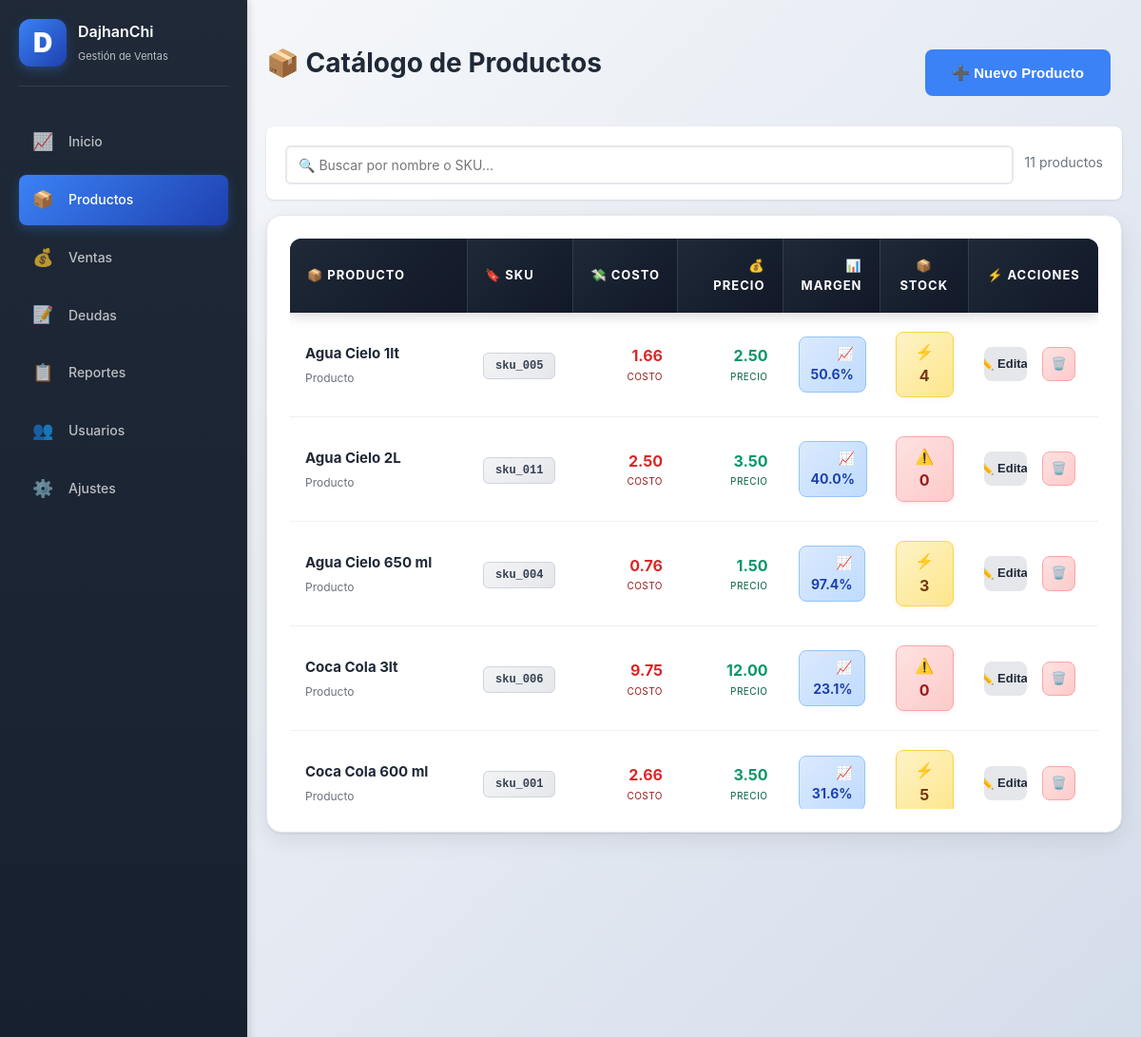
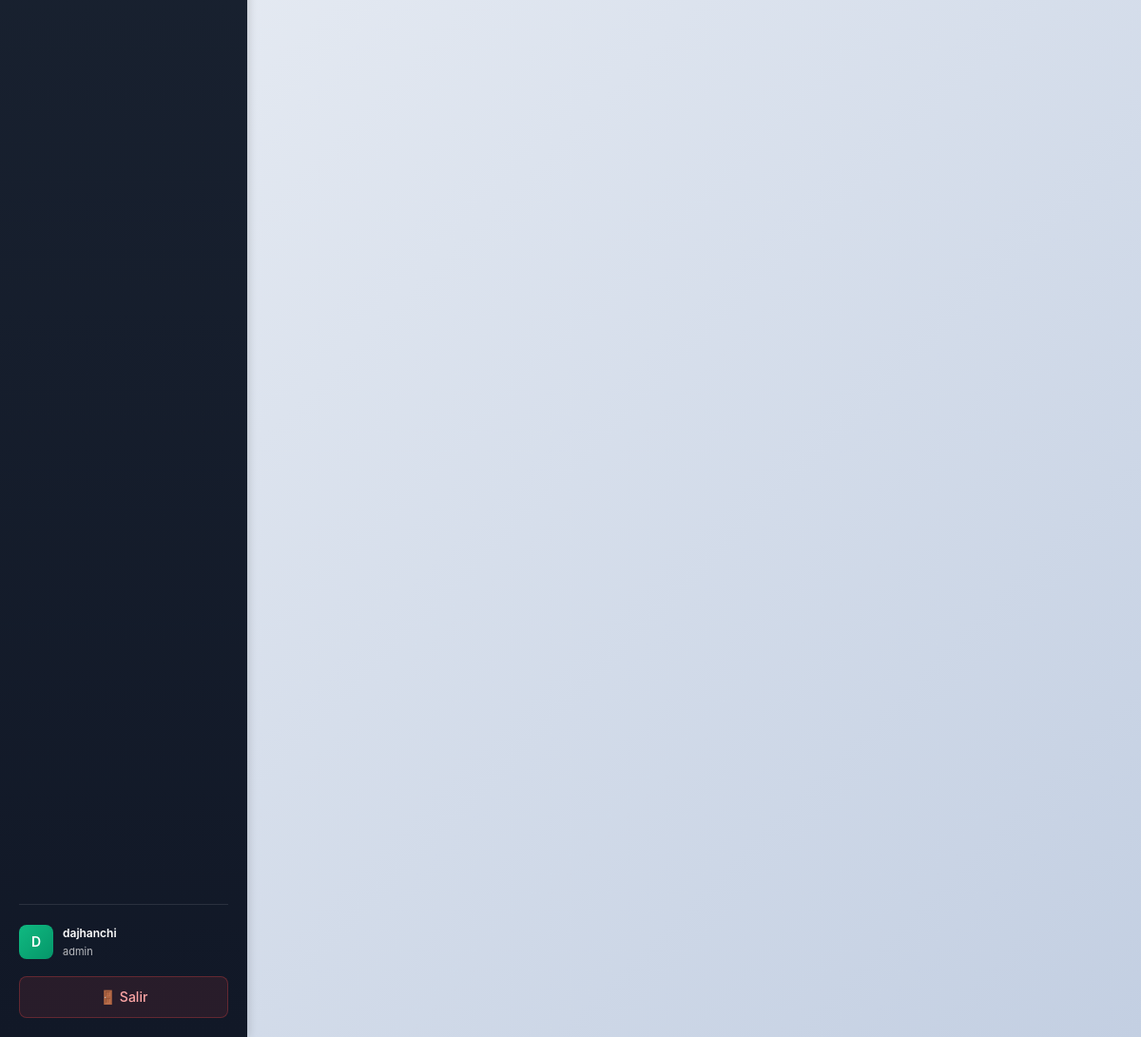
The page /products (signed in) on the database its author committed (2 pictures, top to bottom).
### app.py (models this page shows)
class Product(db.Model):
    id = db.Column(db.Integer, primary_key=True)
    user_id = db.Column(db.Integer, db.ForeignKey("user.id"), nullable=False, index=True)
    name = db.Column(db.String(160), nullable=False, index=True)
    sku = db.Column(db.String(64), nullable=True, index=True)
    package_cost_cents = db.Column(db.Integer, nullable=False, default=0)
    package_quantity = db.Column(db.Integer, nullable=False, default=1)
    cost_cents = db.Column(db.Integer, nullable=False, default=0)
    price_cents = db.Column(db.Integer, nullable=False, default=0)
    stock = db.Column(db.Integer, nullable=False, default=0, index=True)
    minimum_stock = db.Column(db.Integer, nullable=False, default=5)
    user = db.relationship("User", backref=db.backref("products", lazy=True))

### app.py (the view)
@app.route("/products")
@login_required
@require_permission("products")
def products():
    user_id = session.get("user_id")
    items = Product.query.filter_by(user_id=user_id).order_by(Product.name.asc()).limit(200).all()
    settings = get_user_settings(user_id)
    return render_template("products.html", products=items, settings=settings)

### app.py (called while the page is built, shortened)
@app.before_request
def init_db_once():
    global _db_initialized
    if _db_initialized:
        return

@app.template_filter("money")
def format_money(cents):
    if cents is None:
        return "0.00"
    return f"{cents / 100:.2f}"

def get_user_settings(user_id):
    settings = Settings.query.filter_by(user_id=user_id).first()
    if not settings:
        settings = Settings(user_id=user_id, stock_yellow_threshold=10)
        db.session.add(settings)
        db.session.commit()
    return settings

def login_required(view):
    @wraps(view)
    def wrapped(*args, **kwargs):
        if not session.get("user_id"):
            return redirect(url_for("login"))
        return view(*args, **kwargs)
    return wrapped

def require_permission(module):
    def decorator(view):
        @wraps(view)
        def wrapped(*args, **kwargs):
            user_id = session.get("user_id")
            role = session.get("role")
            if not user_id or not role:
                return redirect(url_for("login"))
            settings = get_user_settings(user_id)
            permissions = settings.get_role_permissions(role)
            if not permissions.get(module, False):
                flash("❌ No tienes permiso para acceder a esta sección", "error")
                home_page = get_home_page_for_user(user_id, role)
                return redirect(url_for(home_page))
            return view(*args, **kwargs)
        return wrapped
    return decorator

    def get_role_permissions(self, role):
        if role == "admin":
            perms = self.admin_permissions
        elif role == "gerente":
            perms = self.gerente_permissions
        else:  # vendedor
            perms = self.vendedor_permissions
        try:
            return json.loads(perms) if isinstance(perms, str) else perms
        except:
            return {"dashboard": False, "products": False, "sales": False, "debts": False, "reports": False, "users": False, "settings": False}

### templates/products.html (shortened to what this page needs)
{% extends "base.html" %}
{% block content %}
<div class="page-head">
    <div>
        <h1>📦 Catálogo de Productos</h1>
    </div>
    <button type="button" class="button" onclick="openProductModal()">➕ Nuevo Producto</button>
</div>
{% if products %}
<div style="background: white; padding: 16px 20px; border-radius: 8px; margin-bottom: 16px; box-shadow: 0 1px 3px rgba(0,0,0,0.1);">
    <div style="display: flex; gap: 12px; align-items: center;">
        <div style="flex: 1; position: relative;">
            <input type="text" id="searchInput" placeholder="🔍 Buscar por nombre o SKU..."
                   style="width: 100%; padding: 10px 12px; border: 2px solid #e5e7eb; border-radius: 6px; font-size: 14px; transition: border-color 0.2s; box-sizing: border-box;">
        </div>
        <div id="searchResults" style="color: #6b7280; font-size: 14px; white-space: nowrap;">
            <span id="totalProducts">{{ products|length }}</span> productos
        </div>
    </div>
</div>
{% endif %}
<div class="card animate-card-pop" style="border-radius: 16px; overflow: hidden; box-shadow: 0 1px 3px rgba(0, 0, 0, 0.1), 0 8px 24px rgba(0, 0, 0, 0.08); border: 1px solid #e5e7eb;">
    {% if products %}
    <div class="table-scroll-container">
    <table class="products-table">
        <thead>
            <tr>
                <th style="text-align: left; width: 22%;">📦 Producto</th>
                <th style="text-align: left; width: 13%;">🔖 SKU</th>
                <th style="text-align: right; width: 13%;">💸 Costo</th>
                <th style="text-align: right; width: 13%;">💰 Precio</th>
                <th style="text-align: right; width: 12%;">📊 Margen</th>
                <th style="text-align: center; width: 11%;">📦 Stock</th>
                <th style="text-align: center; width: 16%;">⚡ Acciones</th>
            </tr>
        </thead>
        <tbody>
        {% for product in products %}
            <tr data-product-name="{{ product.name }}" data-product-sku="{{ product.sku or '' }}">
                <td style="vertical-align: middle;">
                    <div style="font-weight: 700; color: #1f2937; font-size: 15px; margin-bottom: 4px;">{{ product.name }}</div>
                    <div style="font-size: 12px; color: #6b7280;">Producto</div>
                </td>
                <td style="vertical-align: middle;">
                    <code style="background: linear-gradient(135deg, #f3f4f6 0%, #e5e7eb 100%); padding: 6px 12px; border-radius: 6px; font-size: 12px; font-weight: 600; color: #374151; border: 1px solid #d1d5db;">{{ product.sku or "N/A" }}</code>
                </td>
                <td style="text-align: right; vertical-align: middle;">
                    <div style="font-weight: 700; color: #dc2626; font-size: 16px;">{{ product.cost_cents | money }}</div>
                    <div style="font-size: 10px; color: #991b1b; text-transform: uppercase; letter-spacing: 0.5px;">Costo</div>
                </td>
                <td style="text-align: right; vertical-align: middle;">
                    <div style="font-weight: 700; color: #059669; font-size: 16px;">{{ product.price_cents | money }}</div>
                    <div style="font-size: 10px; color: #065f46; text-transform: uppercase; letter-spacing: 0.5px;">Precio</div>
                </td>
                <td style="text-align: right; vertical-align: middle;">
                    {% if product.cost_cents > 0 %}
                    <div style="display: inline-flex; align-items: center; gap: 4px; background: linear-gradient(135deg, #dbeafe 0%, #bfdbfe 100%); color: #1e40af; padding: 6px 12px; border-radius: 8px; font-weight: 700; font-size: 14px; border: 1px solid #93c5fd;">
                        📈 {{ "%.1f" | format(((product.price_cents - product.cost_cents) / product.cost_cents * 100)) }}%
                    </div>
                    {% else %}
                    <span style="color: #9ca3af; font-size: 13px;">N/A</span>
                    {% endif %}
                </td>
                <td style="text-align: center; vertical-align: middle;">
                    {% if product.stock == 0 %}
                    <div style="display: inline-flex; align-items: center; gap: 6px; background: linear-gradient(135deg, #fee2e2 0%, #fecaca 100%); color: #991b1b; padding: 8px 14px; border-radius: 8px; font-weight: 700; font-size: 16px; border: 1px solid #fca5a5; box-shadow: 0 2px 4px rgba(239, 68, 68, 0.1);">
                        ⚠️ {{ product.stock }}
                    </div>
                    {% elif product.stock < settings.stock_yellow_threshold %}
                    <div style="display: inline-flex; align-items: center; gap: 6px; background: linear-gradient(135deg, #fef3c7 0%, #fde68a 100%); color: #78350f; padding: 8px 14px; border-radius: 8px; font-weight: 700; font-size: 16px; border: 1px solid #fcd34d; box-shadow: 0 2px 4px rgba(245, 158, 11, 0.1);">
                        ⚡ {{ product.stock }}
                    </div>
                    {% endif %}
                </td>
                <td style="text-align: center; vertical-align: middle;">
                    <div style="display: flex; gap: 8px; justify-content: center;">
                        <button type="button"
                                class="button secondary small edit-product-btn"
                                style="display: inline-flex; align-items: center; gap: 6px; padding: 8px 14px; border-radius: 8px; font-weight: 600; font-size: 13px;"
                                data-product-id="{{ product.id }}"
                                data-product-name="{{ product.name }}"
                                data-product-sku="{{ product.sku or '' }}"
                                data-package-cost="{{ (product.package_cost_cents / 100)|round(2) }}"
                                data-package-qty="{{ product.package_quantity }}"
                                data-cost="{{ (product.cost_cents / 100)|round(2) }}"
                                data-price="{{ (product.price_cents / 100)|round(2) }}"
                                data-stock="{{ product.stock }}">
                            ✏️ Editar
                        </button>
                        <button type="button"
                                class="button secondary small"
                                style="display: inline-flex; align-items: center; gap: 6px; padding: 8px 14px; border-radius: 8px; font-weight: 600; font-size: 13px; background: linear-gradient(135deg, #fee2e2 0%, #fecaca 100%); color: #991b1b; border: 1px solid #fca5a5;"
                                data-id="{{ product.id }}"
                                data-name="{{ product.name }}"
                                data-url="{{ url_for('product_delete', product_id=product.id) }}"
                                onclick="openDeleteConfirm(this.dataset.id, this.dataset.name, this.dataset.url)">
                            🗑️
                        </button>
                    </div>
                </td>
            </tr>
        {% endfor %}
        </tbody>
    </table>
    </div>
    {% endif %}
</div>
{% endblock %}

### static/style.css (style rules this page uses)
:root { --primary: #3b82f6; --primary-dark: #1e40af; --primary-light: #dbeafe; --secondary: #6366f1; --success: #10b981; --danger: #ef4444; --warning: #f59e0b; --dark: #1f2937; --gray: #6b7280; --light: #f3f4f6; --border: #e5e7eb; --shadow: 0 4px 6px rgba(0, 0, 0, 0.07), 0 2px 4px rgba(0, 0, 0, 0.05); --shadow-lg: 0 10px 15px rgba(0, 0, 0, 0.1), 0 4px 6px rgba(0, 0, 0, 0.05); --transition: all 0.15s ease; }
* { box-sizing: border-box; }
html { scroll-behavior: auto; }
body { font-family: -apple-system, BlinkMacSystemFont, "Segoe UI", "Roboto", "Oxygen", "Ubuntu", "Cantarell", sans-serif; margin: 0; background: linear-gradient(135deg, #f5f7fa 0%, #c3cfe2 100%); color: var(--dark); min-height: 100vh; line-height: 1.6; font-size: 14px; will-change: auto; }
.page-head { display: flex; justify-content: space-between; animation: pageHeadSlideIn 0.6s ease-out; align-items: center; margin-bottom: 32px; gap: 24px; flex-wrap: wrap; }
.page-head h1 { font-size: 28px; margin: 0; color: var(--dark); font-weight: 700; }
.card { background: #fff; border-radius: 12px; padding: 24px; box-shadow: var(--shadow); margin-bottom: 20px; border: 1px solid var(--border); transition: all 0.4s cubic-bezier(0.34, 1.56, 0.64, 1); animation: cardFadeIn 0.6s ease-out; }
table { width: 100%; border-collapse: collapse; font-size: 14px; table-layout: auto; position: relative; }
thead { background: linear-gradient(135deg, #1e3a8a 0%, #1e40af 100%); border-top: 3px solid #3b82f6; border-bottom: 3px solid #3b82f6; position: sticky; top: 0; z-index: 100; box-shadow: 0 4px 12px rgba(0, 0, 0, 0.15); }
th { text-align: left; padding: 16px 14px; font-weight: 700; color: #ffffff; text-transform: uppercase; letter-spacing: 0.8px; font-size: 11px; background: linear-gradient(135deg, #1e3a8a 0%, #1e40af 100%); border-right: 1px solid rgba(255, 255, 255, 0.1); }
th:last-child { border-right: none; }
td { text-align: left; padding: 14px; border-bottom: 1px solid #f0f0f0; color: #333; vertical-align: middle; }
tbody tr { transition: all 0.3s cubic-bezier(0.4, 0, 0.2, 1); background: #ffffff; border-bottom: 1px solid #f3f4f6; animation: rowSlideIn 0.4s ease-out; }
tbody tr:nth-child(1) { animation-delay: 0.05s; }
tbody tr:nth-child(2) { animation-delay: 0.1s; }
tbody tr:nth-child(3) { animation-delay: 0.15s; }
tbody tr:nth-child(4) { animation-delay: 0.2s; }
tbody tr:nth-child(5) { animation-delay: 0.25s; }
input, select, textarea { width: 100%; padding: 12px 14px; margin-top: 4px; border: 2px solid var(--border); border-radius: 8px; font-family: inherit; font-size: 14px; transition: all 0.3s cubic-bezier(0.4, 0, 0.2, 1); background: #fff; animation: inputFadeIn 0.4s ease-out; }
button, .button { display: inline-flex; align-items: center; justify-content: center; gap: 8px; background: var(--primary); color: #fff; border: none; padding: 14px 28px; border-radius: 8px; text-decoration: none; cursor: pointer; margin-top: 20px; margin-right: 12px; font-weight: 600; font-size: 15px; transition: all 0.3s cubic-bezier(0.34, 1.56, 0.64, 1); white-space: nowrap; line-height: 1.4; position: relative; overflow: hidden; animation: buttonPop 0.5s cubic-bezier(0.34, 1.56, 0.64, 1); }
button.secondary, .button.secondary { background: #e5e7eb; color: var(--dark); border: none; }
button.small, .button.small { padding: 8px 16px; font-size: 13px; margin-top: 0; margin-right: 8px; }
h1 { color: var(--dark); font-size: 28px; font-weight: 700; }
h1, h2, h3, h4, h5, h6 { animation: headingSlideIn 0.6s ease-out; }
a:not(.nav-item):not(.logout-btn), input:not([type="hidden"]), select, textarea { position: relative; }
a:not(.nav-item):not(.logout-btn)::before, input::before, select::before, textarea::before { content: ''; position: absolute; top: -50%; left: -50%; width: 100%; height: 100%; background: linear-gradient(45deg, transparent, rgba(255, 255, 255, 0.3), transparent); transform: rotate(45deg); pointer-events: none; transition: all 0.6s ease; opacity: 0; }
table tbody { animation: tableSlideUp 0.5s ease-out; }
.animate-card-pop { animation: cardPopIn 0.5s cubic-bezier(0.34, 1.56, 0.64, 1) both; }

### rows shown on the page
Product: name "Agua Cielo 1lt", sku "sku_005", cost_cents "1.66", price_cents "2.50", price_cents+cost_cents "50.6", stock "4"
Product: name "Agua Cielo 2L", sku "sku_011", cost_cents "2.50", price_cents "3.50", price_cents+cost_cents "40.0", stock "0"
Product: name "Agua Cielo 650 ml", sku "sku_004", cost_cents "0.76", price_cents "1.50", price_cents+cost_cents "97.4", stock "3"
Product: name "Coca Cola 3lt", sku "sku_006", cost_cents "9.75", price_cents "12.00", price_cents+cost_cents "23.1", stock "0"
Product: name "Coca Cola 600 ml", sku "sku_001", cost_cents "2.66", price_cents "3.50", price_cents+cost_cents "31.6", stock "5"

### other values the page prints
{{ session.get('username', 'U')[0].upper() }} "D"
{{ session.get('username', 'Usuario') }} "dajhanchi"
{{ session.get('role', 'user') }} "admin"
{{ products|length }} "11"
